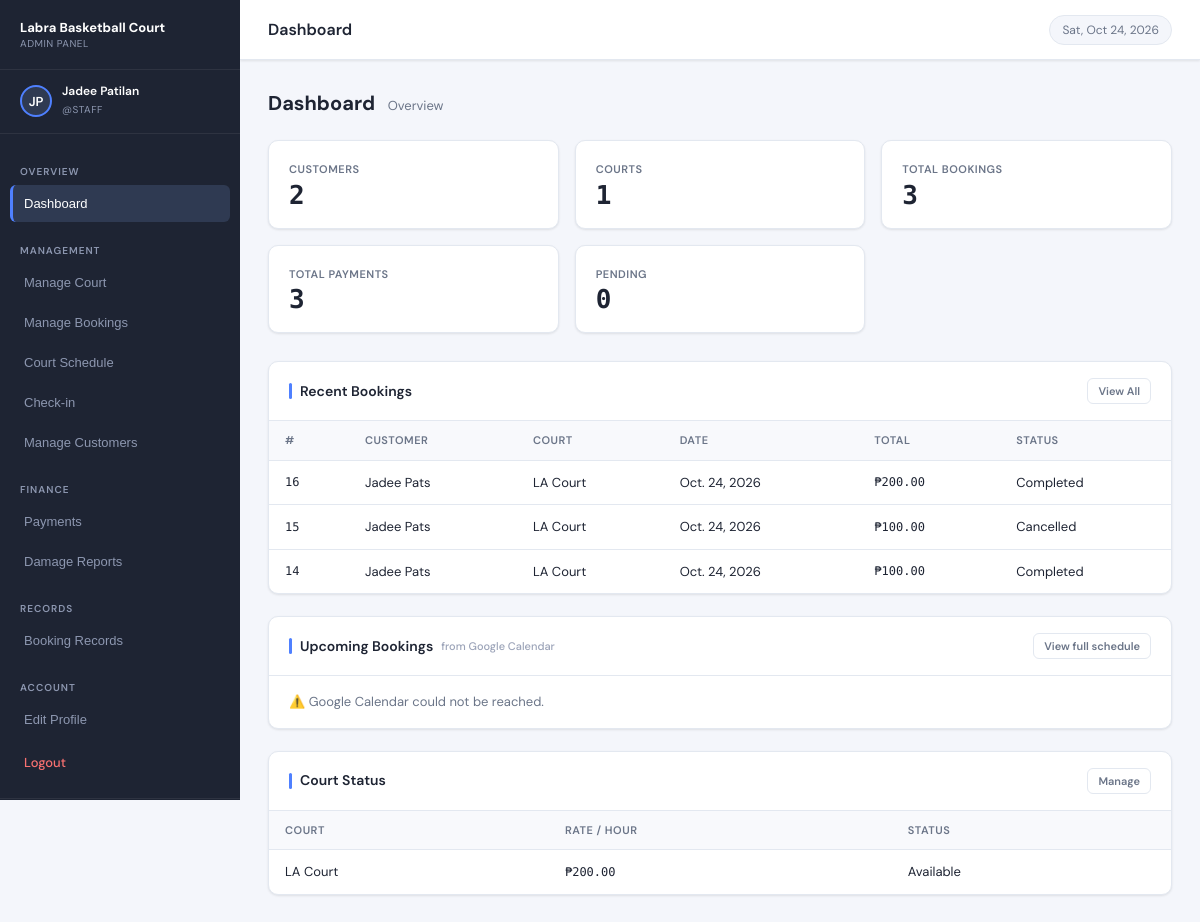
The app's page /admin_dashboard/ (signed in) with its own data.
### booking/models.py (models this page shows, shortened)
class Admin(models.Model):
    admin_id = models.AutoField(primary_key=True)
    firstname = models.CharField(max_length=100)
    lastname = models.CharField(max_length=100)
    username = models.CharField(max_length=100, unique=True)
    password = models.CharField(max_length=255)

class Booking(models.Model):
    booking_id = models.AutoField(primary_key=True)
    booking_date = models.DateField()
    start_time = models.TimeField()
    end_time = models.TimeField()
    total_price = models.DecimalField(max_digits=10, decimal_places=2)
    booking_status = models.CharField(
        max_length=50,
        choices=[
            ('Pending', 'Pending'),
            ('Approved', 'Approved'),
            ('Completed', 'Completed'),
            ('Cancelled', 'Cancelled')
        ]
    )
    customer = models.ForeignKey(Customer, on_delete=models.CASCADE)
    court = models.ForeignKey(Court, on_delete=models.CASCADE)
    google_event_id = models.CharField(max_length=255, blank=True, default='')
    confirmation_code = models.CharField(max_length=14, unique=True, null=True, blank=True)
    checked_in_at = models.DateTimeField(null=True, blank=True)
    checked_in_by = models.ForeignKey('Admin', null=True, blank=True, on_delete=models.SET_NULL,
                                      related_name='checked_in_bookings')
    session_ends_at = models.DateTimeField(null=True, blank=True)

class Customer(models.Model):
    customer_id = models.AutoField(primary_key=True)
    firstname = models.CharField(max_length=100)
    lastname = models.CharField(max_length=100)
    username = models.CharField(max_length=100, unique=True)
    password = models.CharField(max_length=255)
    email = models.EmailField(max_length=254, blank=True, default='')

class Court(models.Model):
    court_id = models.AutoField(primary_key=True)
    rate_per_hour = models.DecimalField(max_digits=8, decimal_places=2, default=200.00)
    court_status = models.CharField(
        max_length=50,
        choices=[
            ('Available', 'Available'),
            ('Maintenance', 'Maintenance')
        ]
    )
    court_name = models.CharField(max_length=100, null=True, blank=True)
    court_image = models.ImageField(upload_to='courts/', null=True, blank=True)
    admin = models.ForeignKey(Admin, on_delete=models.CASCADE)

### booking/views.py (the view)
# urls.py: path('admin_dashboard/', views.admin_dashboard, name='admin_dashboard'),
def admin_dashboard(request):
    admin_id = request.session.get('admin_id')
    if not admin_id:
        messages.error(request, 'Please log in as admin first.')
        return redirect('login')
    checkin.complete_finished_sessions()      # playing time over -> Completed
    try:
        admin = Admin.objects.get(admin_id=admin_id)
    except Admin.DoesNotExist:
        messages.error(request, 'Admin account not found.')
        return redirect('login')
    all_bookings = (
        Booking.objects
        .select_related('customer', 'court', 'payment')
        .order_by('-booking_date', '-start_time')
    )
    context = {
        'logged_admin': admin,
        'total_customers': Customer.objects.count(),
        'total_courts': Court.objects.count(),
        'total_bookings': all_bookings.count(),
        'total_payments': Payment.objects.count(),
        'pending_bookings': all_bookings.filter(booking_status='Pending').count(),
        'courts': Court.objects.select_related('admin').all(),
        'all_bookings': all_bookings,
        'recent_bookings': all_bookings[:6],
        'customers': Customer.objects.all().order_by('lastname', 'firstname'),
        'payments': Payment.objects.select_related('booking__customer').order_by('-payment_date'),
        'damages': Damage.objects.select_related('booking__customer').order_by('-damage_id'),
        'google_configured': google_calendar.is_configured(),
        'badge_damages': Damage.objects.filter(status='Pending').count(),
        'badge_playing': checkin.active_sessions().count(),
        'google_connection': google_calendar.get_connection(),
    }
    context['upcoming_events'], context['upcoming_error'] = _upcoming_from_google(context['google_connection'])
    return render(request, 'admin/admin_dashboard.html', context)

### booking/checkin.py (called while the page is built)
def complete_finished_sessions(now=None):
    now = now or timezone.now()
    return (Booking.objects
            .filter(booking_status='Approved', checked_in_at__isnull=False, session_ends_at__lte=now)
            .update(booking_status='Completed'))

def active_sessions(now=None):
    now = now or timezone.now()
    return (Booking.objects.select_related('customer', 'court', 'checked_in_by', 'payment')
            .filter(booking_status='Approved', checked_in_at__isnull=False, session_ends_at__gt=now)
            .order_by('session_ends_at'))

### booking/services/google_calendar.py (called while the page is built, shortened)
def is_configured():
    return bool(settings.GOOGLE_CLIENT_ID and settings.GOOGLE_CLIENT_SECRET)

def _valid_access_token(token):
    if token.token_expiry > timezone.now():
        return token.access_token

def get_connection():
    return GoogleCalendarToken.objects.select_related('admin').first()

def _to_rfc3339(dt):
    if timezone.is_naive(dt):
        dt = timezone.make_aware(dt)
    return dt.isoformat()

def upcoming_booking_events(limit=5, days_ahead=60):
    now = timezone.now()
    events = list_booking_events(now, now + timedelta(days=days_ahead))
    return [e for e in events if e['end'] > now][:limit]

### booking/views.py (called while the page is built, shortened)
def _upcoming_from_google(connection, limit=5):
    if not connection:
        return [], ''
    try:
        events = google_calendar.upcoming_booking_events(limit=limit)
    except google_calendar.CalendarError as exc:
        return [], str(exc)
    except Exception:
        return [], 'Google Calendar could not be reached.'

### booking/templates/admin/admin_dashboard.html (shortened to what this page needs)
{% load static %}
<!DOCTYPE html>
<html lang="en">
<head>
    <link rel="stylesheet" href="{% static 'css/admin/admin_dashbo.css' %}">
    <link rel="stylesheet" href="{% static 'css/common/table_filter.css' %}">
    <link rel="stylesheet" href="{% static 'css/admin/admin_schedule.css' %}">
    <link rel="stylesheet" href="{% static 'css/admin/admin_checkin.css' %}">
</head>
<body>
    <div class="layout">
        <aside class="sidebar" id="sidebar">
            <div class="sidebar-brand">
                <div class="brand-text">
                    <span class="brand-name">Labra Basketball Court</span>
                    <span class="brand-sub">Admin Panel</span>
                </div>
            </div>
            <div class="sidebar-admin">
                <div class="admin-avatar">
                    {{ logged_admin.firstname|first }}{{ logged_admin.lastname|first }}
                </div>
                <div class="admin-info">
                    <strong>{{ logged_admin.firstname }} {{ logged_admin.lastname }}</strong>
                    <span>@{{ logged_admin.username }}</span>
                </div>
            </div>
            <nav class="sidebar-nav">
                <div class="nav-section-label">Overview</div>
                <button class="nav-link active" data-page="dashboard" onclick="showPage('dashboard')">
                    Dashboard
                </button>
                <div class="nav-section-label">Management</div>
                <button class="nav-link" data-page="courts" onclick="showPage('courts')">
                    Manage Court
                </button>
                <button class="nav-link" data-page="bookings" onclick="showPage('bookings')">
                    Manage Bookings
                </button>
                <button class="nav-link" data-page="schedule" onclick="showPage('schedule')">
                    Court Schedule
                </button>
                <button class="nav-link" data-page="checkin" onclick="showPage('checkin')">
                    Check-in
                </button>
                <button class="nav-link" data-page="customers" onclick="showPage('customers')">
                    Manage Customers
                </button>
                <div class="nav-section-label">Finance</div>
                <button class="nav-link" data-page="payments" onclick="showPage('payments')">
                    Payments
                </button>
                <button class="nav-link" data-page="damages" onclick="showPage('damages')">
                    Damage Reports
                </button>
                <div class="nav-section-label">Records</div>
                <button class="nav-link" data-page="records" onclick="showPage('records')">
                    Booking Records
                </button>
                <div class="nav-section-label">Account</div>
                <button class="nav-link" data-page="profile" onclick="showPage('profile')">
                    Edit Profile
                </button>
                <a class="nav-link logout" href="{% url 'admin_logout' %}">
                    Logout
                </a>
            </nav>
            <div class="sidebar-footer">
            </div>
        </aside>
        <div class="main">
            <header class="header">
                <div class="header-title" id="headerTitle">Dashboard</div>
                <div class="header-right">
                    <span class="header-date" id="headerDate"></span>
                </div>
            </header>
            <div class="content">
                <div class="page active" id="page-dashboard">
                    <div class="page-header">
                        <h1 class="page-heading">Dashboard <span>Overview</span></h1>
                    </div>
                    <div class="stats-row">
                        <div class="stat-card">
                            <div class="stat-body">
                                <div class="stat-label">Customers</div>
                                <div class="stat-value">{{ total_customers }}</div>
                            </div>
                        </div>
                        <div class="stat-card">
                            <div class="stat-body">
                                <div class="stat-label">Courts</div>
                                <div class="stat-value">{{ total_courts }}</div>
                            </div>
                        </div>
                        <div class="stat-card">
                            <div class="stat-body">
                                <div class="stat-label">Total Bookings</div>
                                <div class="stat-value">{{ total_bookings }}</div>
                            </div>
                        </div>
                        <div class="stat-card">
                            <div class="stat-body">
                                <div class="stat-label">Total Payments</div>
                                <div class="stat-value">{{ total_payments }}</div>
                            </div>
                        </div>
                        <div class="stat-card">
                            <div class="stat-body">
                                <div class="stat-label">Pending</div>
                                <div class="stat-value">{{ pending_bookings }}</div>
                            </div>
                        </div>
                    </div>
                    <div class="section">
                        <div class="section-head">
                            <div class="section-title">Recent Bookings</div>
                            <button class="btn btn-outline btn-sm" onclick="showPage('bookings')">View All</button>
                        </div>
                        <div class="table-wrap">
                            <table>
                                <thead>
                                    <tr>
                                        <th>#</th>
                                        <th>Customer</th>
                                        <th>Court</th>
                                        <th>Date</th>
                                        <th>Total</th>
                                        <th>Status</th>
                                    </tr>
                                </thead>
                                <tbody>
                                    {% for b in recent_bookings %}
                                    <tr>
                                        <td class="mono">{{ b.booking_id }}</td>
                                        <td>{{ b.customer.firstname }} {{ b.customer.lastname }}</td>
                                        <td>{{ b.court.court_name|default:'LA Court' }}</td>
                                        <td>{{ b.booking_date }}</td>
                                        <td class="mono">₱{{ b.total_price }}</td>
                                        <td>{{ b.booking_status }}</td>
                                    </tr>
                                    {% endfor %}
                                </tbody>
                            </table>
                        </div>
                    </div>
                    <div class="section">
                        <div class="section-head">
                            <div class="section-title">Upcoming Bookings <span class="upcoming-source">from Google Calendar</span></div>
                            {% if google_connection %}
                            <button class="btn btn-outline btn-sm" onclick="showPage('schedule')">View full schedule</button>
                            {% endif %}
                        </div>
                        {% if google_connection %}
                        {% if upcoming_error %}
                        <div class="upcoming-empty">⚠️ {{ upcoming_error }}</div>
                        {% endif %}
                        {% else %}
                        <div class="upcoming-empty">
                            Google Calendar is not connected.
                            <a href="#profile" onclick="showPage('profile'); return false;">Connect it in Edit Profile</a>
                            to see upcoming bookings here.
                        </div>
                        {% endif %}
                    </div>
                    <div class="section">
                        <div class="section-head">
                            <div class="section-title">Court Status</div>
                            <button class="btn btn-outline btn-sm" onclick="showPage('courts')">Manage</button>
                        </div>
                        <div class="table-wrap">
                            <table>
                                <thead>
                                    <tr>
                                        <th>Court</th>
                                        <th>Rate / Hour</th>
                                        <th>Status</th>
                                    </tr>
                                </thead>
                                <tbody>
                                    {% for court in courts %}
                                    <tr>
                                        <td>{{ court.court_name|default:'LA Court' }}</td>
                                        <td class="mono">₱{{ court.rate_per_hour }}</td>
                                        <td>{{ court.court_status }}</td>
                                    </tr>
                                    {% endfor %}
                                </tbody>
                            </table>
                        </div>
                    </div>
                </div>
            </div>
        </div>
    </div>
</body>
</html>

### booking/static/css/admin/admin_schedule.css (style rules this page uses)
.upcoming-source { font-size: 11px; font-weight: 500; color: var(--text-light); }
.upcoming-empty { padding: 16px 20px; font-size: 13px; color: var(--text-muted); list-style: none; }

### records on screen
Admin: firstname|first "J", lastname|first "P", firstname "Jadee", lastname "Patilan", username "STAFF"
Booking: booking_id "16", customer.firstname "Jadee", customer.lastname "Pats", court.court_name "LA Court", booking_date "Oct. 24, 2026", total_price "200.00", booking_status "Completed"
Booking: booking_id "15", customer.firstname "Jadee", customer.lastname "Pats", court.court_name "LA Court", booking_date "Oct. 24, 2026", total_price "100.00", booking_status "Cancelled"
Booking: booking_id "14", customer.firstname "Jadee", customer.lastname "Pats", court.court_name "LA Court", booking_date "Oct. 24, 2026", total_price "100.00", booking_status "Completed"
Court: court_name "LA Court", rate_per_hour "200.00", court_status "Available"

### other values on screen
{{ total_customers }} "2"
{{ total_courts }} "1"
{{ total_bookings }} "3"
{{ total_payments }} "3"
{{ pending_bookings }} "0"
{{ upcoming_error }} "Google Calendar could not be reached."
